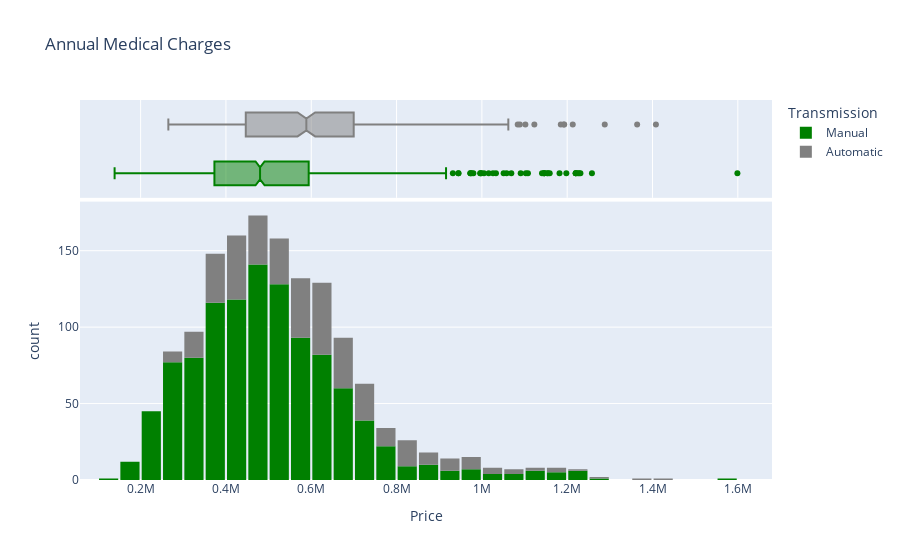

The notebook cell saved with this chart:
### Code cell
fig = px.histogram(a, 
                   x=a['Price'], 
                   marginal='box', 
                   color='Transmission', 
                   color_discrete_sequence=['green', 'grey'], 
                   title='Annual Medical Charges')
fig.update_layout(bargap=0.1)
fig.show()

### Figure 1 — Plotly figure (JSON) as saved in the notebook; plotly's stock layout.template omitted (floating-point values rounded to 4 significant figures; data arrays with more than 128 entries replaced by an {"elided": "..."} marker saying what was removed)
{"data": [{"alignmentgroup": "True", "bingroup": "x", "hovertemplate": "Transmission=Manual<br>Price=%{x}<br>count=%{y}<extra></extra>", "legendgroup": "Manual", "marker": {"color": "green", "pattern": {"shape": ""}}, "name": "Manual", "offsetgroup": "Manual", "orientation": "v", "showlegend": true, "type": "histogram", "x": {"elided": "1073 int values"}, "xaxis": "x", "yaxis": "y"}, {"alignmentgroup": "True", "hovertemplate": "Transmission=Manual<br>Price=%{x}<extra></extra>", "legendgroup": "Manual", "marker": {"color": "green"}, "name": "Manual", "notched": true, "offsetgroup": "Manual", "showlegend": false, "type": "box", "x": {"elided": "1073 int values"}, "xaxis": "x2", "yaxis": "y2"}, {"alignmentgroup": "True", "bingroup": "x", "hovertemplate": "Transmission=Automatic<br>Price=%{x}<br>count=%{y}<extra></extra>", "legendgroup": "Automatic", "marker": {"color": "grey", "pattern": {"shape": ""}}, "name": "Automatic", "offsetgroup": "Automatic", "orientation": "v", "showlegend": true, "type": "histogram", "x": {"elided": "372 int values"}, "xaxis": "x", "yaxis": "y"}, {"alignmentgroup": "True", "hovertemplate": "Transmission=Automatic<br>Price=%{x}<extra></extra>", "legendgroup": "Automatic", "marker": {"color": "grey"}, "name": "Automatic", "notched": true, "offsetgroup": "Automatic", "showlegend": false, "type": "box", "x": {"elided": "372 int values"}, "xaxis": "x2", "yaxis": "y2"}], "layout": {"bargap": 0.1, "barmode": "relative", "legend": {"title": {"text": "Transmission"}, "tracegroupgap": 0}, "title": {"text": "Annual Medical Charges"}, "xaxis": {"anchor": "y", "domain": [0, 1], "title": {"text": "Price"}}, "xaxis2": {"anchor": "y2", "domain": [0, 1], "matches": "x", "showgrid": true, "showticklabels": false}, "yaxis": {"anchor": "x", "domain": [0, 0.7326], "title": {"text": "count"}}, "yaxis2": {"anchor": "x2", "domain": [0.7426, 1], "matches": "y2", "showgrid": false, "showline": false, "showticklabels": false, "ticks": ""}}}
